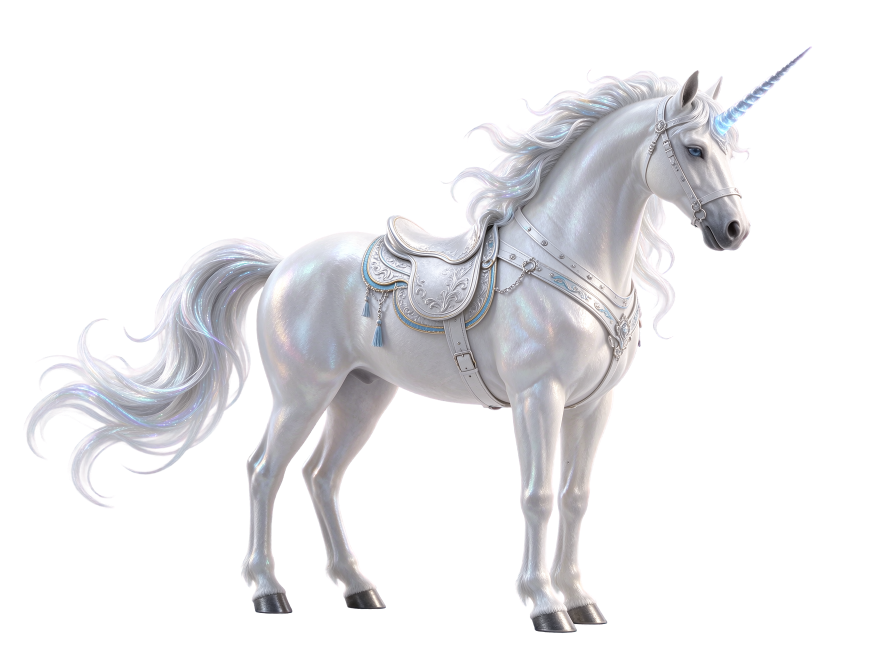
#> input picture tools/形象/坐骑/_unicorn_raw.png, 1773 x 1330 px (shown at 1/2 size)
$ python '去白底_批量.py' '坐骑/_unicorn_raw.png'
#> lines starting #> are read from the running program, lines starting #| are printed output that depends on the picture; after the words box and inside, x2 and y2 are one past the last pixel; in counts of white or black regions, pixels touching at a corner belong together
# -*- coding: utf-8 -*-
"""批量去白底：把素材透明区里的纯白（以及半透明区的近白污染）换成"主体平均色"
为什么这样做：透明区 RGB=255 的像素在被缩放/抗锯齿插值时，会把白色混进轮廓 → 手机上的白边/白块。
不追求逐像素精确最近色（电脑上没有 scipy），改用主体平均色填充：
   ① alpha<6 的像素整体清 alpha
   ② al<250 且 min(RGB)>235 的像素 RGB 换成主体平均色
   ③ alpha<6 的像素 RGB 也换成主体平均色（保证插值时吸到的是衣服色，不是白色）
判据 W1: 处理后再数"透明且近白"像素 == 0
用法: 去白底_批量.py <目录或文件...>  [--write]
"""
import os, sys
import numpy as np
from PIL import Image


def fix_one(path, write=False):
#> called with path = '坐骑/_unicorn_raw.png', write = False
    im = Image.open(path).convert('RGBA')
#> im is the input picture: PIL image 1773x1330 RGBA; mean R, G, B, A 51, 50.6, 52.5, 66.5
    a = np.array(im).astype(np.float32)
    al, rgb = a[..., 3], a[..., :3]
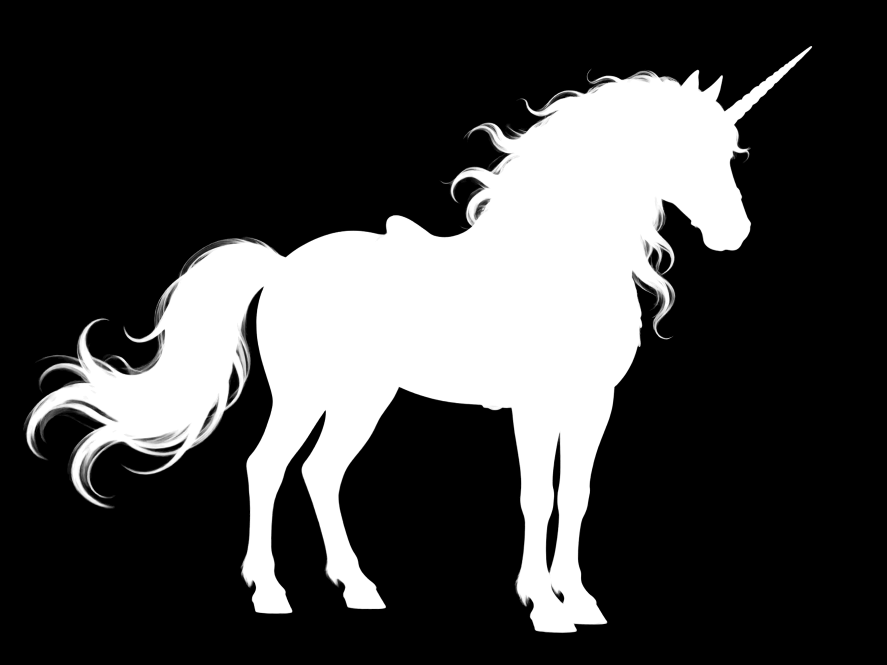
#> al: shape (1330, 1773) float32 (shown at 1/2 size); min 0, max 255, mean 66.5
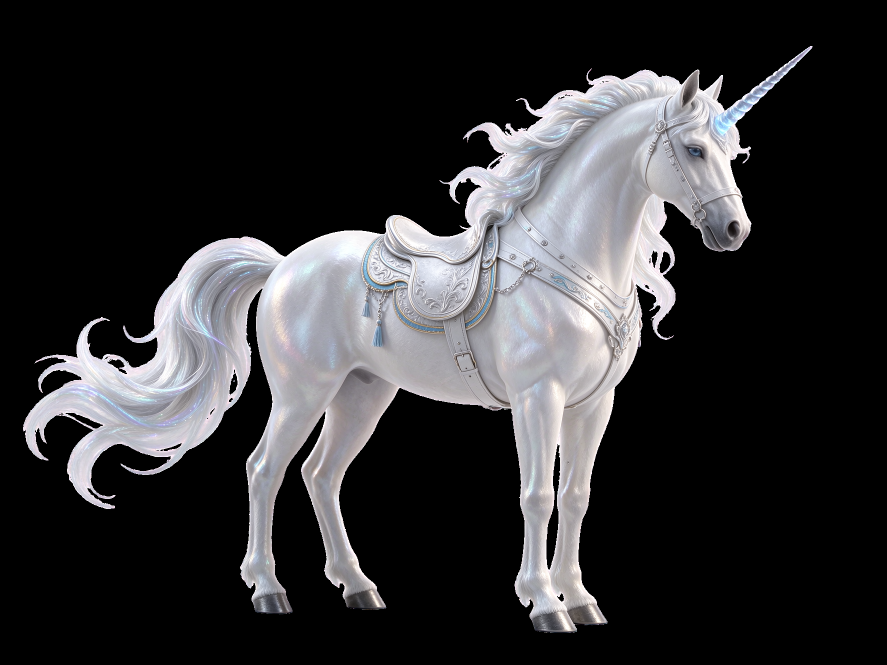
#> rgb: shape (1330, 1773, 3) float32 (shown at 1/2 size); mean R, G, B 51, 50.6, 52.5
    solid = al > 250
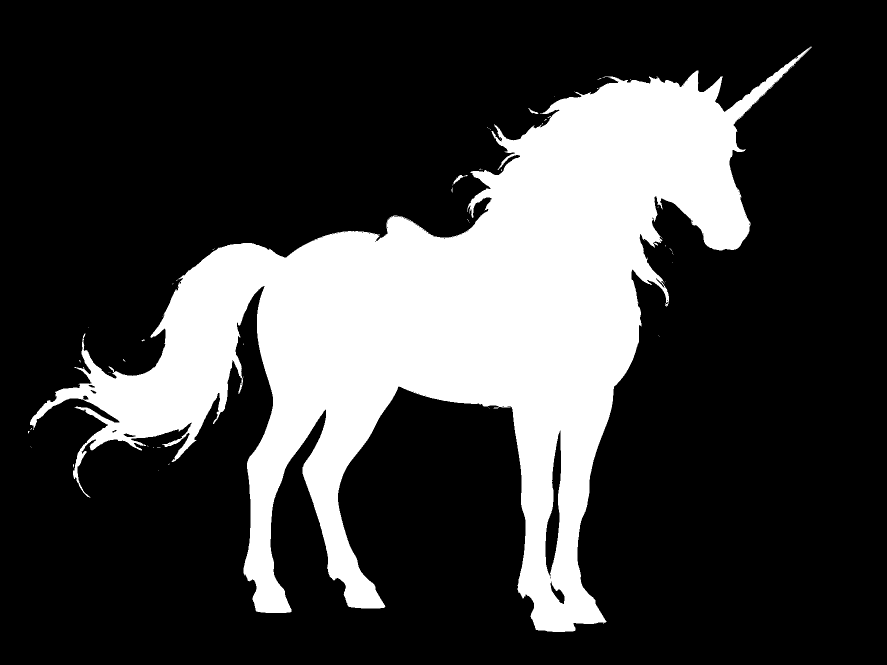
#> solid: shape (1330, 1773) bool (shown at 1/2 size); 24.5% white; 60 white regions (57 under 20 px), largest, box (x1, y1, x2, y2) and area: (60, 93, 1623, 1264) 576535, (905, 350, 936, 371) 136, (1057, 216, 1077, 228) 73
    body = rgb[solid].mean(axis=0) if solid.any() else np.array([128, 128, 128], np.float32)
#> body = [181, 180.1, 186.6]
    before = int(((al < 10) & (rgb.min(axis=2) > 240)).sum())
#> before = 290
    al2 = np.where(al < 6, 0, al)
    whiteish = (al2 < 250) & (rgb.min(axis=2) > 235)
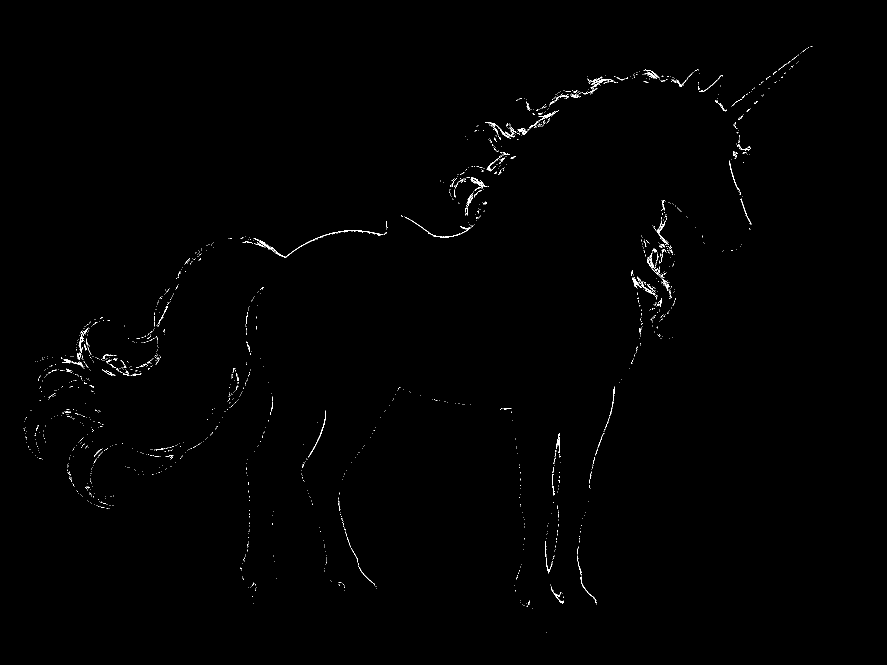
#> whiteish: shape (1330, 1773) bool (shown at 1/2 size); 0.45% white in thin lines or dots, all inside (x1, y1, x2, y2) = (46, 92, 1625, 1266)
    rgb2 = rgb.copy()
    rgb2[whiteish] = body
    rgb2[al2 < 6] = body          # 透明区一律填主体色，缩放时吸不到白
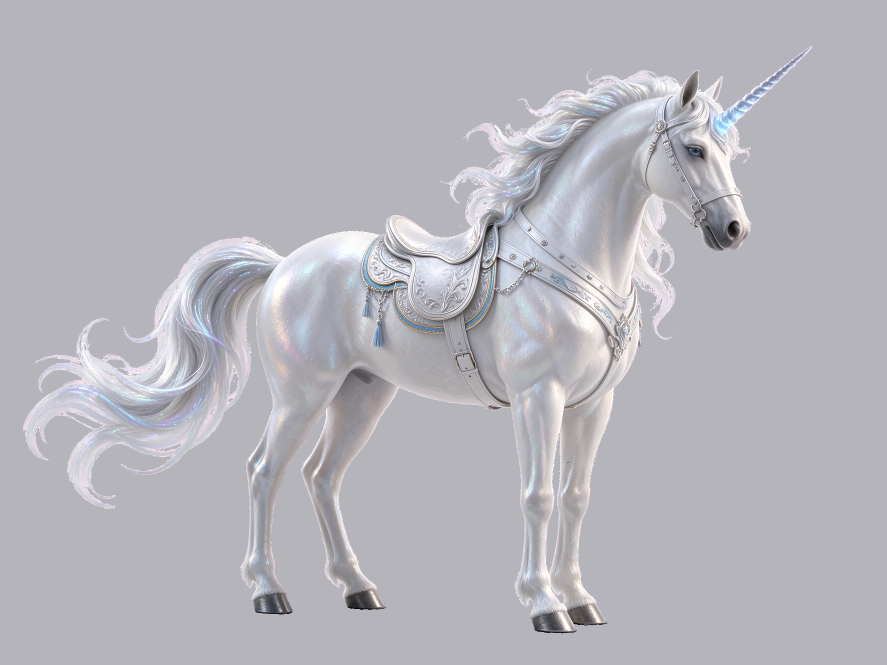
#> rgb2: shape (1330, 1773, 3) float32 (shown at 1/2 size); mean R, G, B 185, 184.4, 189.9
    out = np.dstack([np.clip(rgb2, 0, 255), al2]).astype(np.uint8)
    after = int(((out[..., 3] < 10) & (out[..., :3].min(axis=2) > 240)).sum())
#> after = 0
    if write:
        bak = path + '.bak_white'
        if not os.path.exists(bak):
            os.replace(path, bak) if False else __import__('shutil').copy2(path, bak)
        Image.fromarray(out).save(path, optimize=True)
    return before, after, body


def main():
    args = [a for a in sys.argv[1:] if not a.startswith('--')]
    write = '--write' in sys.argv
    targets = []
    for p in args:
        if os.path.isdir(p):
            for f in sorted(os.listdir(p)):
                if f.lower().endswith('.png') and ('walk8' in f or 'peek' in f or f.startswith('ball')):
                    targets.append(os.path.join(p, f))
        else:
            targets.append(p)
    fails = 0
    for p in targets:
        before, after, body = fix_one(p, write)
#> before = 290; after = 0; body = [181, 180.1, 186.6]
        ok = after == 0
#> ok = True
        if not ok:
            fails += 1
        print(f'{os.path.basename(p):24s} 原白像素={before:6d} 处理后={after:4d} 主体色=({body[0]:.0f},{body[1]:.0f},{body[2]:.0f}) {"PASS" if ok else "FAIL"}')
#| _unicorn_raw.png         原白像素=   290 处理后=   0 主体色=(181,180,187) PASS
    print(f'SUMMARY 文件 {len(targets)} 个 | 白像素清零 {len(targets)-fails} | 未过 {fails} | 写入={write}')
    return 0 if fails == 0 else 1


if __name__ == '__main__':
    sys.exit(main())
#> (the program exits here)
